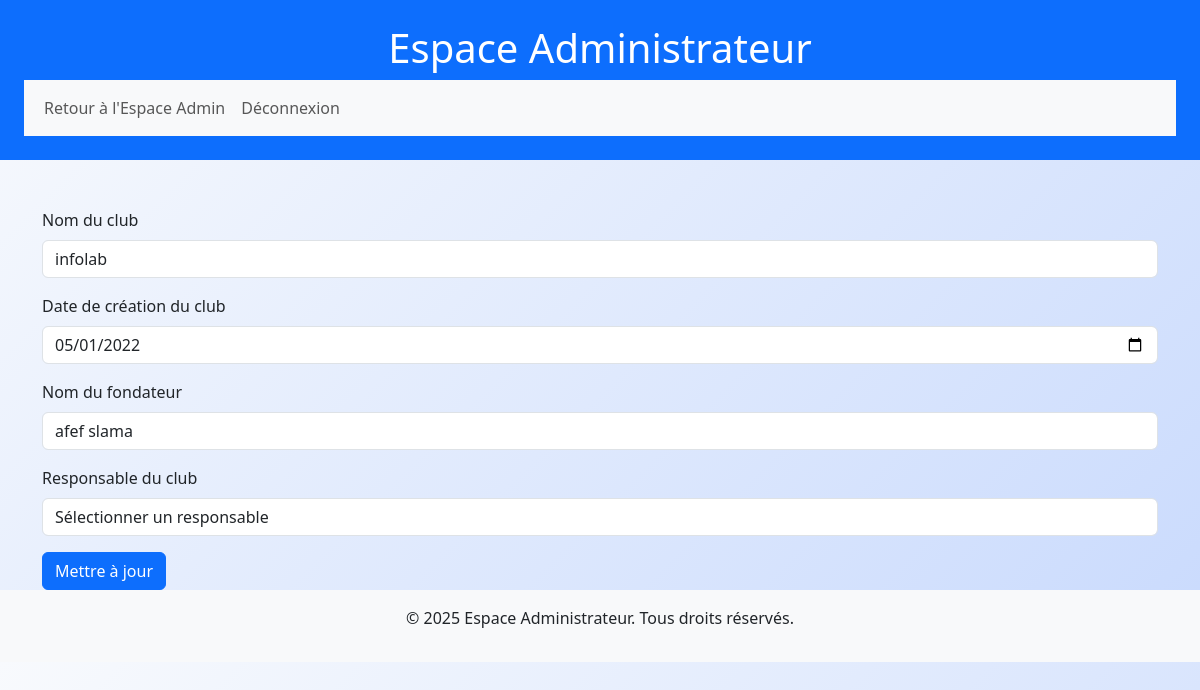
The app's page /views/edit_club.php?id=1 (signed in) with its own data.
### tables this page shows
CREATE TABLE `clubs` (
  `id` int(11) NOT NULL,
  `nom` varchar(255) NOT NULL,
  `date_creation` date NOT NULL,
  `fondateur` varchar(255) NOT NULL,
  `id_responsable` int(11) DEFAULT NULL
);

### models/ClubModel.php (called while the page is built, shortened)
<?php
require_once '../config/Database.php';
class ClubModel {
    private $db;
    public function __construct() {
        $database = new Database();
        $this->db = $database->getConnection();
    }
    public function getClubById($id) {
        $query = "SELECT * FROM clubs WHERE id = :id";
        $stmt = $this->db->prepare($query);
        $stmt->bindParam(':id', $id);
        $stmt->execute();
        return $stmt->fetch(PDO::FETCH_ASSOC);
    }
}
?>

### config/Database.php (called while the page is built, shortened)
<?php
class Database {
    private $host = 'localhost';
    private $db_name = 'projetweb';
    private $username = 'root';
    private $password = '';
    public function getConnection() {
        $this->conn = null;
        try {
            $this->conn = new PDO("mysql:host=" . $this->host . ";dbname=" . $this->db_name, $this->username, $this->password);
            $this->conn->exec("set names utf8");
        } catch(PDOException $exception) {
            echo "Connection error: " . $exception->getMessage();
        }
        return $this->conn;
    }
}
?>

### views/edit_club.php (the view, shortened to what this page needs)
<?php
require_once '../config/Database.php';
require_once '../models/ClubModel.php';
$clubModel = new ClubModel();
$club_id = $_GET['id'];
$club = $clubModel->getClubById($club_id);
?>
<!DOCTYPE html>
<html lang="fr">
<head>
    <link href="https://cdn.jsdelivr.net/npm/bootstrap@5.3.3/dist/css/bootstrap.min.css" rel="stylesheet">
</head>
<body>
    <header class="bg-primary text-white text-center p-4">
        <h1>Espace Administrateur</h1>
        <nav class="navbar navbar-expand-lg navbar-light bg-light">
            <div class="container-fluid">
                <div class="collapse navbar-collapse" id="navbarNav">
                    <ul class="navbar-nav">
                        <li class="nav-item">
                            <a class="nav-link" href="dashboardadmin.php">Retour à l'Espace Admin</a>
                        </li>
                        <li class="nav-item">
                            <a class="nav-link" href="../controllers/logout.php">Déconnexion</a>
                        </li>
                    </ul>
                </div>
            </div>
        </nav>
    </header>
    <main class="container mt-5">
<form method="post">
    <div class="mb-3">
        <label for="clubName" class="form-label">Nom du club</label>
        <input type="text" class="form-control" id="clubName" name="clubName" value="<?php echo htmlspecialchars($club['nom']); ?>" required>
    </div>
    <div class="mb-3">
        <label for="clubdate" class="form-label">Date de création du club</label>
        <input type="date" class="form-control" id="clubdate" name="clubdate" value="<?php echo htmlspecialchars($club['date_creation']); ?>" required>
    </div>
    <div class="mb-3">
        <label for="clubfondateur" class="form-label">Nom du fondateur</label>
        <input type="text" class="form-control" id="clubfondateur" name="clubfondateur" value="<?php echo htmlspecialchars($club['fondateur']); ?>" required>
    </div>
    <div class="mb-3">
        <label for="responsable" class="form-label">Responsable du club</label>
        <select class="form-control" id="responsable" name="responsable">
            <option value="">Sélectionner un responsable</option>
        </select>
    </div>
    <button type="submit" name="update_club" class="btn btn-primary">Mettre à jour</button>
</form>
    </main>
    <footer class="bg-light text-center p-3">
        <p>&copy; 2025 Espace Administrateur. Tous droits réservés.</p>
    </footer>
</body>
</html>

### views/edit_club.php (style rules this page uses)
body { background: linear-gradient(135deg, #f8fafd, #c9dafd); }
.container { margin-top: 40px; }
.btn-primary { background-color: #0d6efd; border-color: #0d6efd; }

### records on screen
clubs: clubName "infolab", clubdate "05/01/2022", clubfondateur "afef slama"
